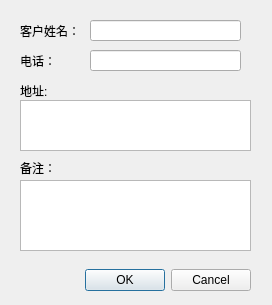
<?xml version="1.0" encoding="UTF-8"?>
<ui version="4.0">
 <class>EditCustom</class>
 <widget class="QDialog" name="EditCustom">
  <property name="geometry">
   <rect>
    <x>0</x>
    <y>0</y>
    <width>272</width>
    <height>305</height>
   </rect>
  </property>
  <property name="windowTitle">
   <string>添加客户</string>
  </property>
  <widget class="QDialogButtonBox" name="buttonBox">
   <property name="geometry">
    <rect>
     <x>30</x>
     <y>260</y>
     <width>221</width>
     <height>41</height>
    </rect>
   </property>
   <property name="orientation">
    <enum>Qt::Horizontal</enum>
   </property>
   <property name="standardButtons">
    <set>QDialogButtonBox::Cancel|QDialogButtonBox::Ok</set>
   </property>
  </widget>
  <widget class="QLabel" name="label">
   <property name="geometry">
    <rect>
     <x>20</x>
     <y>50</y>
     <width>71</width>
     <height>21</height>
    </rect>
   </property>
   <property name="text">
    <string>电话：</string>
   </property>
  </widget>
  <widget class="QLabel" name="label_2">
   <property name="geometry">
    <rect>
     <x>20</x>
     <y>80</y>
     <width>71</width>
     <height>21</height>
    </rect>
   </property>
   <property name="text">
    <string>地址:</string>
   </property>
  </widget>
  <widget class="QLabel" name="label_4">
   <property name="geometry">
    <rect>
     <x>20</x>
     <y>160</y>
     <width>60</width>
     <height>16</height>
    </rect>
   </property>
   <property name="text">
    <string>备注：</string>
   </property>
  </widget>
  <widget class="QLabel" name="label_5">
   <property name="geometry">
    <rect>
     <x>20</x>
     <y>20</y>
     <width>71</width>
     <height>21</height>
    </rect>
   </property>
   <property name="text">
    <string>客户姓名：</string>
   </property>
  </widget>
  <widget class="QLabel" name="cargoTypeLabel">
   <property name="geometry">
    <rect>
     <x>100</x>
     <y>20</y>
     <width>141</width>
     <height>21</height>
    </rect>
   </property>
   <property name="text">
    <string/>
   </property>
  </widget>
  <widget class="QTextEdit" name="commentEdit">
   <property name="geometry">
    <rect>
     <x>20</x>
     <y>180</y>
     <width>231</width>
     <height>71</height>
    </rect>
   </property>
  </widget>
  <widget class="QLineEdit" name="phoneEdit">
   <property name="geometry">
    <rect>
     <x>90</x>
     <y>50</y>
     <width>151</width>
     <height>21</height>
    </rect>
   </property>
  </widget>
  <widget class="QLineEdit" name="nameEdit">
   <property name="geometry">
    <rect>
     <x>90</x>
     <y>20</y>
     <width>151</width>
     <height>21</height>
    </rect>
   </property>
  </widget>
  <widget class="QTextEdit" name="addrEdit">
   <property name="geometry">
    <rect>
     <x>20</x>
     <y>100</y>
     <width>231</width>
     <height>51</height>
    </rect>
   </property>
  </widget>
 </widget>
 <resources/>
 <connections>
  <connection>
   <sender>buttonBox</sender>
   <signal>rejected()</signal>
   <receiver>EditCustom</receiver>
   <slot>reject()</slot>
   <hints>
    <hint type="sourcelabel">
     <x>316</x>
     <y>260</y>
    </hint>
    <hint type="destinationlabel">
     <x>286</x>
     <y>274</y>
    </hint>
   </hints>
  </connection>
  <connection>
   <sender>buttonBox</sender>
   <signal>accepted()</signal>
   <receiver>EditCustom</receiver>
   <slot>accept()</slot>
   <hints>
    <hint type="sourcelabel">
     <x>248</x>
     <y>254</y>
    </hint>
    <hint type="destinationlabel">
     <x>157</x>
     <y>274</y>
    </hint>
   </hints>
  </connection>
 </connections>
</ui>
